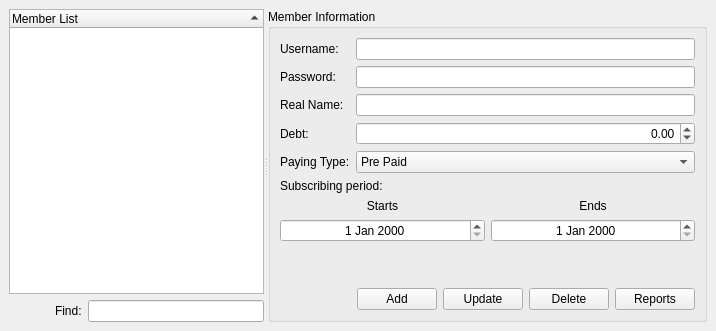
      <widget class="QWidget" name="tab_2" >
       <attribute name="title" >
        <string>Members</string>
       </attribute>
       <layout class="QGridLayout" >
        <property name="margin" >
         <number>9</number>
        </property>
        <property name="spacing" >
         <number>6</number>
        </property>
        <item row="0" column="0" >
         <widget class="QSplitter" name="splitter_2" >
          <property name="orientation" >
           <enum>Qt::Horizontal</enum>
          </property>
          <widget class="QWidget" name="layoutWidget" >
           <layout class="QVBoxLayout" >
            <property name="margin" >
             <number>0</number>
            </property>
            <property name="spacing" >
             <number>6</number>
            </property>
            <item>
             <widget class="QTreeWidget" name="members_treeWidget" >
              <property name="alternatingRowColors" >
               <bool>true</bool>
              </property>
              <property name="rootIsDecorated" >
               <bool>false</bool>
              </property>
              <property name="sortingEnabled" >
               <bool>true</bool>
              </property>
              <column>
               <property name="text" >
                <string>Member List</string>
               </property>
              </column>
             </widget>
            </item>
            <item>
             <layout class="QHBoxLayout" >
              <property name="margin" >
               <number>0</number>
              </property>
              <property name="spacing" >
               <number>6</number>
              </property>
              <item>
               <widget class="QPushButton" name="members_clearButton" >
                <property name="toolTip" >
                 <string>Clear</string>
                </property>
                <property name="statusTip" >
                 <string>Clears filter</string>
                </property>
                <property name="icon" >
                 <iconset>../../data/icons/locationbar_erase.png</iconset>
                </property>
                <property name="flat" >
                 <bool>true</bool>
                </property>
               </widget>
              </item>
              <item>
               <widget class="QLabel" name="label" >
                <property name="text" >
                 <string>Find:</string>
                </property>
               </widget>
              </item>
              <item>
               <widget class="QLineEdit" name="members_filter" >
                <property name="statusTip" >
                 <string>Type some letters to filter</string>
                </property>
               </widget>
              </item>
             </layout>
            </item>
           </layout>
          </widget>
          <widget class="QGroupBox" name="groupBox" >
           <property name="title" >
            <string>Member Information</string>
           </property>
           <layout class="QGridLayout" >
            <property name="margin" >
             <number>9</number>
            </property>
            <property name="spacing" >
             <number>6</number>
            </property>
            <item row="2" column="0" >
             <spacer>
              <property name="orientation" >
               <enum>Qt::Vertical</enum>
              </property>
              <property name="sizeHint" >
               <size>
                <width>20</width>
                <height>40</height>
               </size>
              </property>
             </spacer>
            </item>
            <item row="3" column="0" >
             <layout class="QHBoxLayout" >
              <property name="margin" >
               <number>0</number>
              </property>
              <property name="spacing" >
               <number>6</number>
              </property>
              <item>
               <spacer>
                <property name="orientation" >
                 <enum>Qt::Horizontal</enum>
                </property>
                <property name="sizeType" >
                 <enum>QSizePolicy::Expanding</enum>
                </property>
                <property name="sizeHint" >
                 <size>
                  <width>80</width>
                  <height>20</height>
                 </size>
                </property>
               </spacer>
              </item>
              <item>
               <widget class="QPushButton" name="members_addButton" >
                <property name="text" >
                 <string>Add</string>
                </property>
                <property name="icon" >
                 <iconset>../../data/icons/edit_add.png</iconset>
                </property>
               </widget>
              </item>
              <item>
               <widget class="QPushButton" name="members_updateButton" >
                <property name="text" >
                 <string>Update</string>
                </property>
                <property name="icon" >
                 <iconset>../../data/icons/reload.png</iconset>
                </property>
               </widget>
              </item>
              <item>
               <widget class="QPushButton" name="members_deleteButton" >
                <property name="text" >
                 <string>Delete</string>
                </property>
                <property name="icon" >
                 <iconset>../../data/icons/edit_remove.png</iconset>
                </property>
               </widget>
              </item>
              <item>
               <widget class="QPushButton" name="members_reportsButton" >
                <property name="text" >
                 <string>Reports</string>
                </property>
                <property name="icon" >
                 <iconset>../../data/icons/find.png</iconset>
                </property>
               </widget>
              </item>
             </layout>
            </item>
            <item row="0" column="0" >
             <layout class="QGridLayout" >
              <property name="margin" >
               <number>0</number>
              </property>
              <property name="spacing" >
               <number>6</number>
              </property>
              <item row="4" column="0" >
               <widget class="QLabel" name="textLabel5" >
                <property name="text" >
                 <string>Paying Type:</string>
                </property>
                <property name="wordWrap" >
                 <bool>false</bool>
                </property>
               </widget>
              </item>
              <item row="1" column="0" >
               <widget class="QLabel" name="textLabel2_2" >
                <property name="text" >
                 <string>Password:</string>
                </property>
                <property name="wordWrap" >
                 <bool>false</bool>
                </property>
               </widget>
              </item>
              <item row="4" column="1" >
               <widget class="QComboBox" name="members_payingType" >
                <item>
                 <property name="text" >
                  <string>Pre Paid</string>
                 </property>
                </item>
                <item>
                 <property name="text" >
                  <string>Normal</string>
                 </property>
                </item>
               </widget>
              </item>
              <item row="2" column="1" >
               <widget class="QLineEdit" name="members_realName" />
              </item>
              <item row="0" column="0" >
               <widget class="QLabel" name="textLabel1_3" >
                <property name="text" >
                 <string>Username:</string>
                </property>
                <property name="wordWrap" >
                 <bool>false</bool>
                </property>
               </widget>
              </item>
              <item row="1" column="1" >
               <widget class="QLineEdit" name="members_password" >
                <property name="echoMode" >
                 <enum>QLineEdit::Password</enum>
                </property>
               </widget>
              </item>
              <item row="3" column="0" >
               <widget class="QLabel" name="textLabel4_2" >
                <property name="text" >
                 <string>Debt:</string>
                </property>
                <property name="wordWrap" >
                 <bool>false</bool>
                </property>
               </widget>
              </item>
              <item row="2" column="0" >
               <widget class="QLabel" name="textLabel3_2" >
                <property name="text" >
                 <string>Real Name:</string>
                </property>
                <property name="wordWrap" >
                 <bool>false</bool>
                </property>
               </widget>
              </item>
              <item row="0" column="1" >
               <widget class="QLineEdit" name="members_username" />
              </item>
              <item row="3" column="1" >
               <widget class="QDoubleSpinBox" name="members_debt" >
                <property name="alignment" >
                 <set>Qt::AlignRight</set>
                </property>
                <property name="maximum" >
                 <double>1000000000.000000000000000</double>
                </property>
                <property name="minimum" >
                 <double>-1000000000.000000000000000</double>
                </property>
               </widget>
              </item>
             </layout>
            </item>
            <item row="1" column="0" >
             <layout class="QGridLayout" >
              <property name="margin" >
               <number>0</number>
              </property>
              <property name="spacing" >
               <number>6</number>
              </property>
              <item row="2" column="0" >
               <widget class="QDateEdit" name="members_dateEdit" >
                <property name="alignment" >
                 <set>Qt::AlignHCenter</set>
                </property>
               </widget>
              </item>
              <item row="0" column="0" colspan="2" >
               <widget class="QLabel" name="textLabel7" >
                <property name="text" >
                 <string>Subscribing period:</string>
                </property>
                <property name="wordWrap" >
                 <bool>false</bool>
                </property>
               </widget>
              </item>
              <item row="2" column="1" >
               <widget class="QDateEdit" name="members_dateEdit_2" >
                <property name="alignment" >
                 <set>Qt::AlignHCenter</set>
                </property>
               </widget>
              </item>
              <item row="1" column="0" >
               <widget class="QLabel" name="label_2" >
                <property name="text" >
                 <string>Starts</string>
                </property>
                <property name="alignment" >
                 <set>Qt::AlignCenter</set>
                </property>
               </widget>
              </item>
              <item row="1" column="1" >
               <widget class="QLabel" name="label_3" >
                <property name="text" >
                 <string>Ends</string>
                </property>
                <property name="alignment" >
                 <set>Qt::AlignCenter</set>
                </property>
               </widget>
              </item>
             </layout>
            </item>
           </layout>
          </widget>
         </widget>
        </item>
       </layout>
      </widget>
